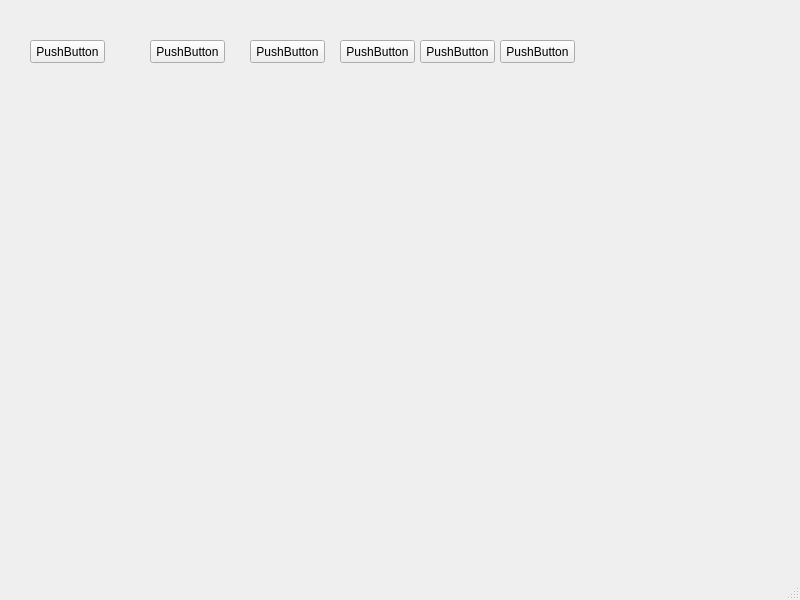
<?xml version="1.0" encoding="UTF-8"?>
<ui version="4.0">
 <class>MainWindow</class>
 <widget class="QMainWindow" name="MainWindow">
  <property name="geometry">
   <rect>
    <x>0</x>
    <y>0</y>
    <width>800</width>
    <height>600</height>
   </rect>
  </property>
  <property name="windowTitle">
   <string>MainWindow</string>
  </property>
  <widget class="QWidget" name="centralwidget">
   <widget class="QPushButton" name="pushButton">
    <property name="geometry">
     <rect>
      <x>30</x>
      <y>40</y>
      <width>75</width>
      <height>23</height>
     </rect>
    </property>
    <property name="text">
     <string>PushButton</string>
    </property>
   </widget>
   <widget class="QPushButton" name="pushButton_2">
    <property name="geometry">
     <rect>
      <x>150</x>
      <y>40</y>
      <width>75</width>
      <height>23</height>
     </rect>
    </property>
    <property name="text">
     <string>PushButton</string>
    </property>
   </widget>
   <widget class="QPushButton" name="pushButton_3">
    <property name="geometry">
     <rect>
      <x>250</x>
      <y>40</y>
      <width>75</width>
      <height>23</height>
     </rect>
    </property>
    <property name="text">
     <string>PushButton</string>
    </property>
   </widget>
   <widget class="QPushButton" name="pushButton_4">
    <property name="geometry">
     <rect>
      <x>340</x>
      <y>40</y>
      <width>75</width>
      <height>23</height>
     </rect>
    </property>
    <property name="text">
     <string>PushButton</string>
    </property>
   </widget>
   <widget class="QPushButton" name="pushButton_5">
    <property name="geometry">
     <rect>
      <x>420</x>
      <y>40</y>
      <width>75</width>
      <height>23</height>
     </rect>
    </property>
    <property name="text">
     <string>PushButton</string>
    </property>
   </widget>
   <widget class="QPushButton" name="pushButton_6">
    <property name="geometry">
     <rect>
      <x>500</x>
      <y>40</y>
      <width>75</width>
      <height>23</height>
     </rect>
    </property>
    <property name="text">
     <string>PushButton</string>
    </property>
   </widget>
  </widget>
  <widget class="QMenuBar" name="menubar">
   <property name="geometry">
    <rect>
     <x>0</x>
     <y>0</y>
     <width>800</width>
     <height>21</height>
    </rect>
   </property>
  </widget>
  <widget class="QStatusBar" name="statusbar"/>
 </widget>
 <resources/>
 <connections/>
</ui>
